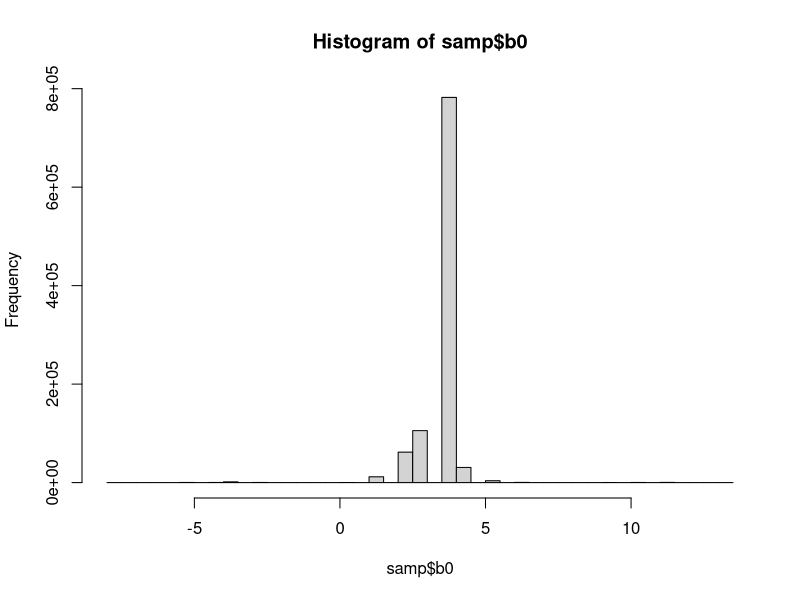

This figure's R source:
# Generate test data
n_obs = 25
x1 = 2 + 1.5*rnorm(n_obs)
x2 = 8 + 2*rnorm(n_obs)
y = 4 + 3*x1 + 2*x2 + 2*rnorm(n_obs)

# Setting up grid
b0 = seq(from=-20, to=20, length.out = 50)
b1 = seq(from=-20, to=20, length.out = 50)
b2 = seq(from=-20, to=20, length.out = 50)
sig = seq(from=0.1, to=5, length.out = 30)

hypothesis = expand.grid(b0, b1, b2, sig)
names(hypothesis) = c("b0","b1","b2","sig")

prior = rep(1, nrow(hypothesis))
likelihood = rep(1, nrow(hypothesis))
for (i in 1:length(y)){
  mean = hypothesis$b0 + hypothesis$b1*x1[i] + hypothesis$b2*x2[i] 
  sd =  hypothesis$sig 
  likelihood = likelihood*dnorm(y[i], mean=mean, sd=sd) 
}
posterior = likelihood*prior/sum(likelihood*prior)


#Sampling from the posterior
samp_idx = sample(x = seq_len(nrow(hypothesis)), size = 1e6, prob = posterior, replace = T)
samp = hypothesis[samp_idx,]
samp_summary = data.frame('Intercept_Mean'=mean(samp$b0),
                          'Slope1_Mean'=mean(samp$b1),
                          'Slope2_Mean'=mean(samp$b2),
                          'SD_Mean'=mean(samp$sig))
samp_summary

hist(samp$b0, breaks = 50)

#Checking against an OLS fit
mod = lm(y ~ x1 + x2)
mod$coefficients




rm(list=ls())